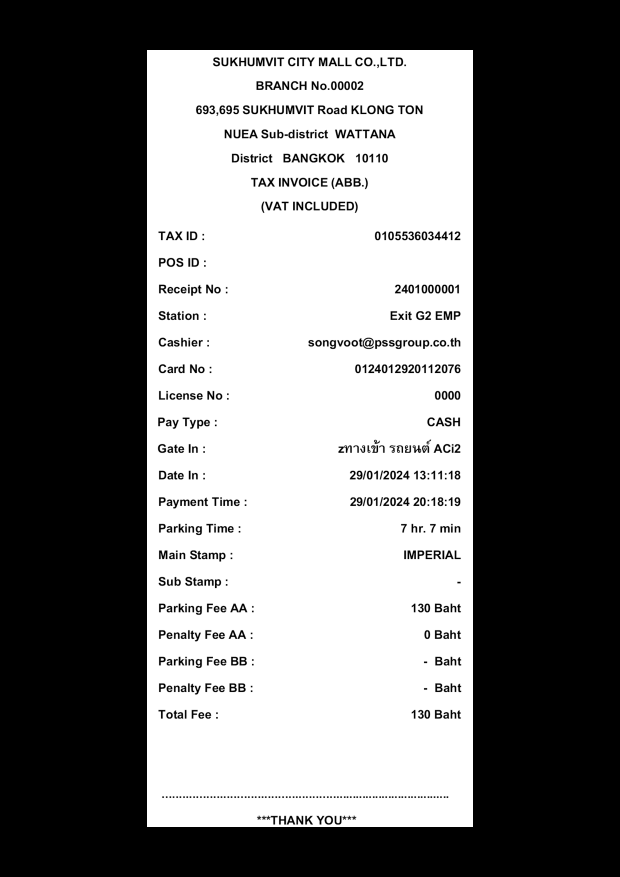
#> input picture pyocr/photo (1).png, 2480 x 3508 px (shown at 1/4 size)
$ python test2.py
#> lines starting #> are read from the running program, lines starting #| are printed output that depends on the picture; after the words box and inside, x2 and y2 are one past the last pixel; in counts of white or black regions, pixels touching at a corner belong together
import cv2
import pytesseract
import time
import tkinter as tk
from tkinter import filedialog
import sys

# Function to browse and select image
def browse_image():
    """Opens a file dialog and returns the selected image path."""
    root = tk.Tk()
    root.withdraw()  # Hide the root window
    file_path = filedialog.askopenfilename(filetypes=[("Image files", "*.png;*.jpg;*.jpeg")])  # Ask the user to select a file
#> the answer given: photo (1).png
    return file_path

# Load PyTesseract library (assuming Tesseract is installed in the default location)
pytesseract.pytesseract.tesseract_cmd = r'C:\Program Files\Tesseract-OCR\tesseract.exe'

def main():
    """Main function for reading QR code."""
    # Start timing
    start = time.time()

    # Read image using browse_image function
    file_path = browse_image()
    if not file_path:
        print("No image selected. Exiting...")
        sys.exit()  # Exit the program

    img = cv2.imread(file_path)
#> img is the input picture: shape (3508, 2480, 3); min 0, max 255, mean 112.9

    # Check if image is read successfully
    if img is None:
        print("Error reading image. Please check the file path.")
        sys.exit()  # Exit the program

    # Resize image to 600x400 (as per your request)
    img = cv2.resize(img, (600, 400))
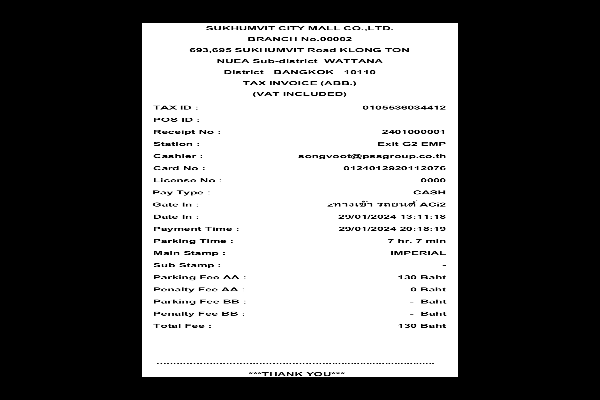
#> img: shape (400, 600, 3); min 0, max 255, mean 112.8

    # Convert image to grayscale
    gray = cv2.cvtColor(img, cv2.COLOR_BGR2GRAY)

    # Thresholding to create a binary image
    _, binary_img = cv2.threshold(gray, 0, 255, cv2.THRESH_BINARY_INV | cv2.THRESH_OTSU)
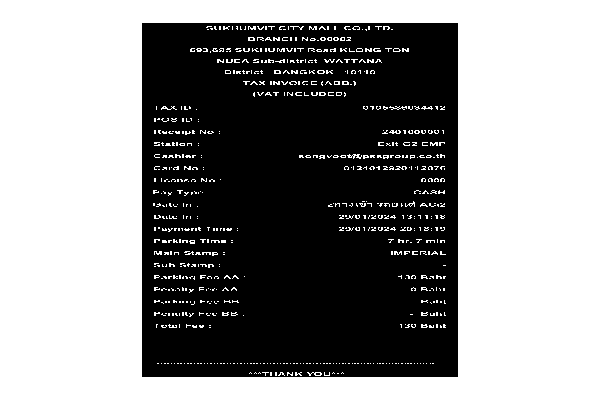
#> binary_img: shape (400, 600); 55.8% white; 26 black regions (25 under 20 px), largest, box (x1, y1, x2, y2) and area: (142, 23, 458, 377) 106061

    # Show image for selecting the area to read
    cv2.imshow("Select OCR area to Read", img)
#> (the run stopped early here; a loop or call above may not have finished)

$ run again, on pyocr/photo (3).png
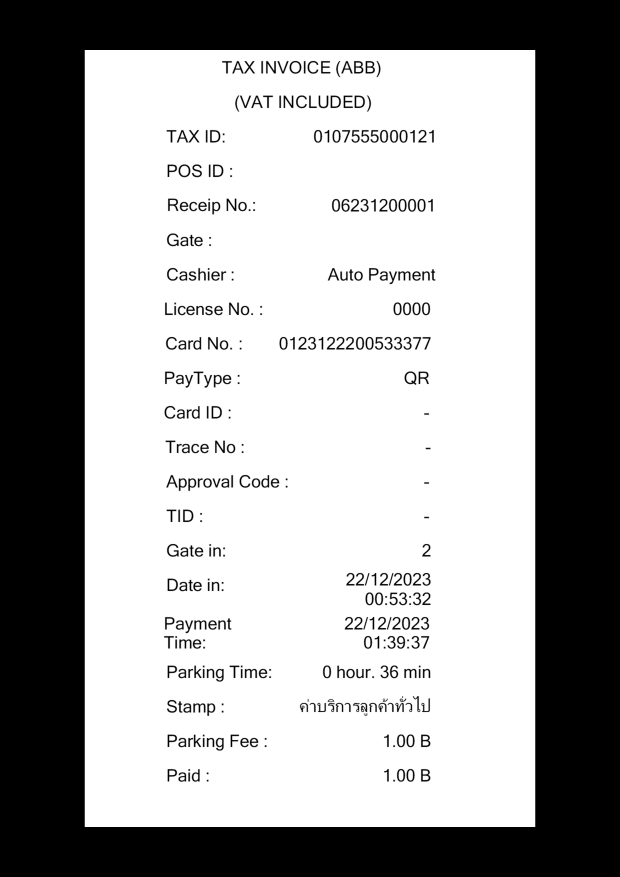
#> input picture pyocr/photo (3).png, 2480 x 3508 px (shown at 1/4 size)
#> in main, img is the input picture: shape (3508, 2480, 3); min 0, max 255, mean 159.4
#> in main, `img = cv2.resize(img, (600, 400))`:
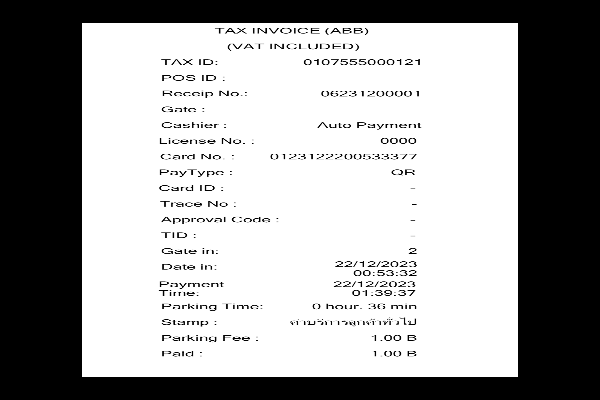
#> img: shape (400, 600, 3); min 0, max 255, mean 159.3
#> in main, `_, binary_img = cv2.threshold(gray, 0, 255, cv2.THRESH_BINARY_INV | cv..`:
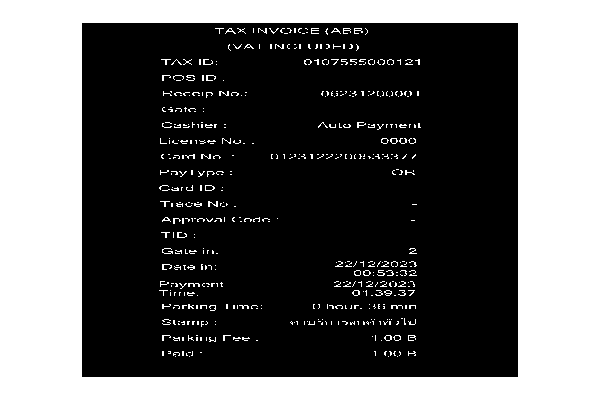
#> binary_img: shape (400, 600); 37.5% white; 512 white regions (465 under 20 px), largest, box (x1, y1, x2, y2) and area: (0, 0, 600, 400) 85656, (208, 201, 218, 207) 31, (206, 75, 216, 81) 29
